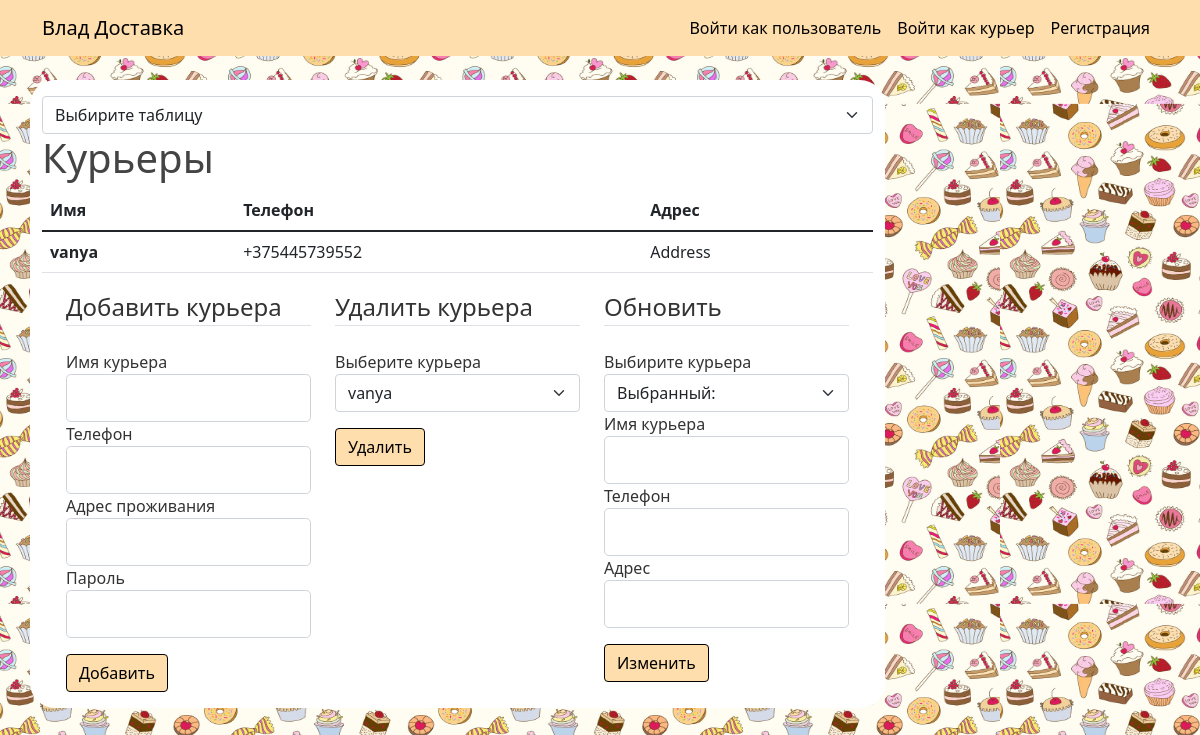
/admin_tables/couriers/, run on an earlier commit of the app's database.
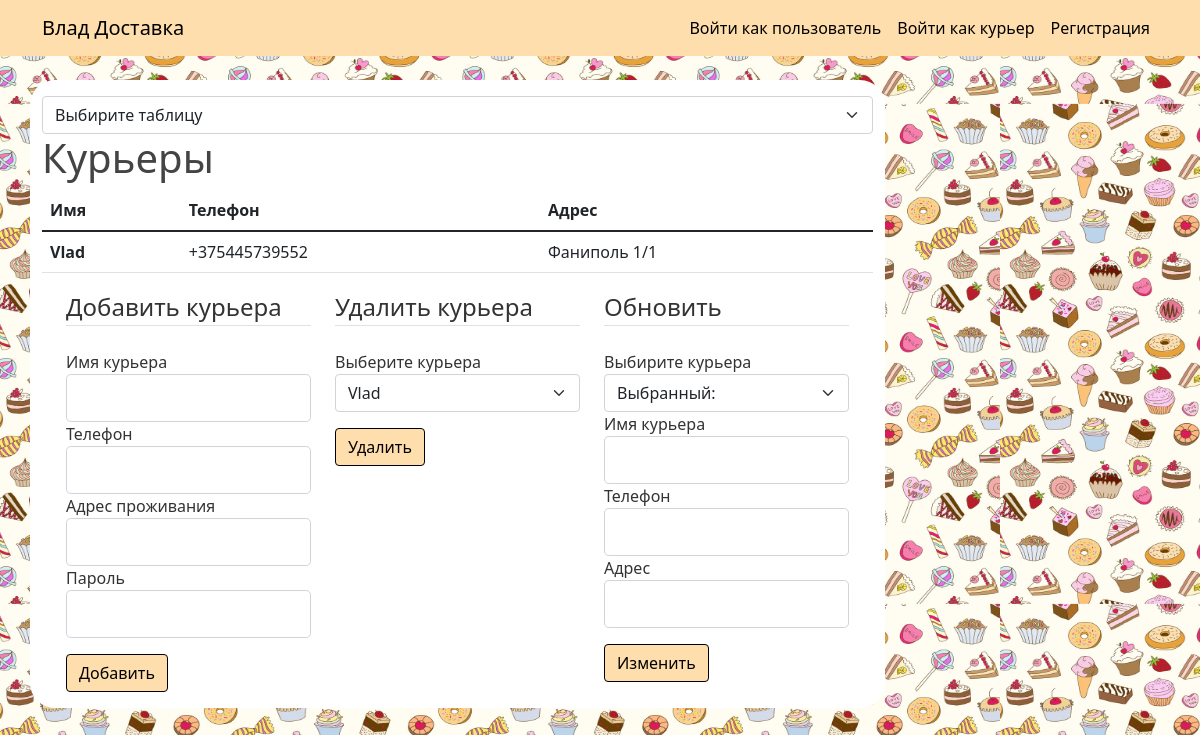
And on a later commit of the database.
### bd_project/models.py (models this page shows, shortened)
class BaseModel(Model):
    id = PrimaryKeyField(unique=True)
    class Meta:
        database = db
        order_by = 'id'

class Courier(BaseModel):
    name = CharField(max_length=20, unique=True, null=False)
    phone = CharField(max_length=15, unique=True, null=False)
    address = CharField(max_length=20, null=False)
    password = CharField(null=False)
    class Meta:
        db_table = 'Couriers'

### bd_project/admin_couriers_table/routes.py (the view)
@admin_couriers_table.route('/admin_tables/couriers/', methods=['GET'])
def couriers_table():
    add_form, delete_form, update_form, couriers = init_forms_and_couriers()
    delete_form.select_del.choices = [(g.id, g.name) for g in couriers]
    return render_template('admin_pages/table_couriers.html', couriers=couriers, add_form=add_form,
                           delete_form=delete_form, update_form=update_form)

### bd_project/admin_couriers_table/forms.py (shortened to what this page needs)
class AddCourierForm(FlaskForm):
    name_add = StringField('Имя курьера',
                           validators=[DataRequired(), Length(min=2, max=20)])
    phone_add = StringField('Телефон',
                            validators=[DataRequired()])
    address_add = StringField('Адрес проживания',
                              validators=[DataRequired()])
    password_add = StringField('Пароль', validators=[DataRequired()])
    submit_add = SubmitField('Добавить')

class DeleteCourierForm(FlaskForm):
    select_del = SelectField('Выберите курьера', coerce=int)
    del_submit = SubmitField('Удалить')

### bd_project/admin_couriers_table/utils.py (called while the page is built)
def init_forms_and_couriers():
    add_form = AddCourierForm()
    delete_form = DeleteCourierForm()
    update_form = UpdateCourierForm()
    couriers = Courier.select()
    return add_form, delete_form, update_form, couriers

### bd_project/templates/admin_pages/table_couriers.html (shortened to what this page needs)
{% extends "admin_pages/admin.html" %}
{% block table %}
<body>
<h1>Курьеры</h1>
<table class="table table">
    <thead>
    <tr>
        <th scope="col">Имя</th>
        <th scope="col">Телефон</th>
        <th scope="col">Адрес</th>
    </tr>
    </thead>
    <tbody>
    {% for courier in couriers %}
    <tr>
        <th scope="row">{{ courier.name }}</th>
        <td>{{ courier.phone }}</td>
        <td>{{ courier.address }}</td>
    </tr>
    {% endfor %}
    </tbody>
</table>
<div class="container">
    <div class="row">
        <div class="col">
            <form method="post" action="{{ url_for('admin_couriers_table.courier_creation') }}">
                <fieldset class="form-group">
                    <legend class="border-bottom mb-4">Добавить курьера</legend>
                    <div class="form-group">
                        {{ add_form.name_add.label(class="form-control-label") }}
                        {% if add_form.name_add.errors %}
                        {{ add_form.name_add(class="form-control form-control-lg is-invalid") }}
                        <div class="invalid-feedback">
                            {% for error in add_form.name_add.errors %}
                            <span>{{ error }}</span>
                            {% endfor %}
                        </div>
                        {% else %}
                        {{ add_form.name_add(class="form-control form-control-lg") }}
                        {% endif %}
                    </div>
                    <div class="form-group">
                        {{ add_form.phone_add.label(class="form-control-label") }}
                        {% if add_form.phone_add.errors %}
                        {{ add_form.phone_add(class="form-control form-control-lg is-invalid") }}
                        <div class="invalid-feedback">
                            {% for error in add_form.phone_add.errors %}
                            <span>{{ error }}</span>
                            {% endfor %}
                        </div>
                        {% else %}
                        {{ add_form.phone_add(class="form-control form-control-lg") }}
                        {% endif %}
                    </div>
                    <div class="form-group">
                        {{ add_form.address_add.label(class="form-control-label") }}
                        {% if add_form.address_add.errors %}
                        {{ add_form.address_add(class="form-control form-control-lg is-invalid") }}
                        <div class="invalid-feedback">
                            {% for error in add_form.address_add.errors %}
                            <span>{{ error }}</span>
                            {% endfor %}
                        </div>
                        {% else %}
                        {{ add_form.address_add(class="form-control form-control-lg") }}
                        {% endif %}
                    </div>
                     <div class="form-group">
                        {{ add_form.password_add.label(class="form-control-label") }}
                        {% if add_form.password_add.errors %}
                        {{ add_form.password_add(class="form-control form-control-lg is-invalid") }}
                        <div class="invalid-feedback">
                            {% for error in add_form.password_add.errors %}
                            <span>{{ error }}</span>
                            {% endfor %}
                        </div>
                        {% else %}
                        {{ add_form.password_add(class="form-control form-control-lg") }}
                        {% endif %}
                    </div>
                    <div class="form-group pt-3">
                        {{ add_form.submit_add(class="btn btn-outline-info") }}
                    </div>
                </fieldset>
            </form>
        </div>
        <div class="col">
            <form method="post" action="{{ url_for('admin_couriers_table.courier_removing') }}">
                <fieldset class="form-group">
                    <legend class="border-bottom mb-4">Удалить курьера</legend>
                    <div class="form-group">
                        {{ delete_form.select_del.label(class="form-control-label") }}
                        {{ delete_form.select_del(class="form-select") }}
                    </div>
                    <div class="form-group pt-3">
                        {{ delete_form.del_submit(class="btn btn-outline-info") }}
                    </div>
                </fieldset>
            </form>
        </div>
         <div class="col">
            <form method="post" action="">
                <fieldset class="form-group">
                    <legend class="border-bottom mb-4">Обновить</legend>
                    <label class="form-control-label">Выбирите курьера</label>
                    <select class="form-select " onchange="location = this.value;" name="forma">
                        <option selected>Выбранный: {{ select_courier }}</option>
                    </select>
                    <div class="form-group">
                        {{ update_form.name_update.label(class="form-control-label") }}
                        {% if update_form.name_update.errors %}
                        {{ update_form.name_update(class="form-control form-control-lg is-invalid") }}
                        <div class="invalid-feedback">
                            {% for error in update_form.name_update.errors %}
                            <span>{{ error }}</span>
                            {% endfor %}
                        </div>
                        {% else %}
                        {{ update_form.name_update(class="form-control form-control-lg") }}
                        {% endif %}
                    </div>
                    <div class="form-group">
                        {{ update_form.phone_update.label(class="form-control-label") }}
                        {% if update_form.phone_update.errors %}
                        {{ update_form.phone_update(class="form-control form-control-lg is-invalid") }}
                        <div class="invalid-feedback">
                            {% for error in update_form.phone_update.errors %}
                            <span>{{ error }}</span>
                            {% endfor %}
                        </div>
                        {% else %}
                        {{ update_form.phone_update(class="form-control form-control-lg") }}
                        {% endif %}
                    </div>
                    <div class="form-group">
                        {{ update_form.address_update.label(class="form-control-label") }}
                        {% if update_form.address_update.errors %}
                        {{ update_form.address_update(class="form-control form-control-lg is-invalid") }}
                        <div class="invalid-feedback">
                            {% for error in update_form.address_update.errors %}
                            <span>{{ error }}</span>
                            {% endfor %}
                        </div>
                        {% else %}
                        {{ update_form.address_update(class="form-control form-control-lg") }}
                        {% endif %}
                    </div>
                    <div class="form-group pt-3">
                        {{ update_form.submit_update(class="btn btn-outline-info") }}
                    </div>
                </fieldset>
            </form>
        </div>
    </div>
</div>
</body>
{% endblock table %}

### bd_project/templates/admin_pages/admin.html (shortened to what this page needs)
{% extends "layout.html" %}
{% block content %}
<body>
    <select onchange="location = this.value;" class="form-select" size="1" aria-label="select example">
        <option selected>Выбирите таблицу</option>
    </select>
    {% block table %}
    {% endblock table %}
</body>
{% endblock content %}

### bd_project/templates/layout.html (shortened to what this page needs)
<!DOCTYPE html>
<html lang="en">
<head>
    <link href="https://cdn.jsdelivr.net/npm/bootstrap@5.1.3/dist/css/bootstrap.min.css" rel="stylesheet"
>
    <link rel="stylesheet" type="text/css" href="{{ url_for('static',filename='main.css') }}">
</head>
<div class="main-bg-image">
    <body class="">
    <header class="site-header">
        <nav class="navbar navbar-expand-md navbar-dark bg-steel fixed-top">
            <div class="container">
                <a class="navbar-brand mr-4" style="color:black;" href="{{ url_for('main.home') }}">Влад Доставка</a>
                <div class="collapse navbar-collapse" id="navbarToggle">
                    {% if current_user.is_authenticated and current_user.username == 'admin' or current_user.username ==
                    'Админ' %}
                    <div class="navbar-nav ms-auto">
                        <a class="nav-item nav-link" href="{{ url_for('main.admin_page') }}">Страница Админа</a>
                        <a class="nav-item nav-link" href="{{ url_for('users.logout') }}">Выйти</a>
                    </div>
                    {% elif current_user.is_authenticated %}
                    <div class="navbar-nav ms-auto">
                        <a class="nav-item nav-link" href="{{ url_for('users.current_orders') }}">Мои заказы</a>
                        <a class="nav-item nav-link" href="{{ url_for('users.account') }}">Аккаунт</a>
                        <a class="nav-item nav-link" href="{{ url_for('users.logout') }}">Выйти</a>
                    </div>
                    {% else %}
                    <div class="navbar-nav ms-auto">
                        <a class="nav-item nav-link" href="{{ url_for('users.login') }}">Войти как пользователь</a>
                        <a class="nav-item nav-link" href="{{ url_for('couriers.login') }}">Войти как курьер</a>
                        <a class="nav-item nav-link" href="{{ url_for('users.register') }}">Регистрация</a>
                    </div>
                    {% endif %}
                </div>
            </div>
        </nav>
    </header>
    <main role="main" class="container">
        <div class="row">
            <div class="col-9 white-back pt-3 pb-3">
                {% block content %}
                {% endblock %}
            </div>
            {% if current_user.is_authenticated and current_user.email != 'admin@blog.com' %}
            {% if order_products %}
            <div class="col-3 mt-4">
                <div class="content-section">
                    <h3>Корзина:</h3>
                    {% for products in order_products %}
                    {% for pr_id,product in products.items() %}
                    <div class="card mt-1" style="width: 100%; height:150px;">
                        <div class="card-body">
                            <div class="row card-title">
                                <div class="col-6">
                                    <h5>{{ product.get("product") }}</h5>
                                </div>
                                <div class="col-6">
                                    <h5>В корзине: {{ product.get('amount') }}</h5>
                                </div>
                            </div>
                            <div class="row">
                                <div class="col-6">
                                    <h6 class="card-subtitle text-muted">{{ product.get("price") *
                                        product.get('amount') }} BYN</h6>
                                </div>
                                <div class="col-3">
                                    <a class="card-subtitle btn-outline-dark btn"
                                       href="{{ url_for('users.remove_from_cart',product_id=pr_id) }}">-</a>
                                </div>
                                <div class="col-3">
                                    <a class="card-subtitle btn-outline-dark btn"
                                       href="{{ url_for('users.add_to_cart',product_id=pr_id) }}">+</a>
                                </div>
                            </div>
                        </div>
                    </div>
                    {% endfor %}
                    {% endfor %}
                    <div class="mt-2">
                        Сумма заказа: {{ order_price }} BYN
                    </div>
                </div>
                <div class="row">
                    <div class="col-7">
                        <a href="{{ url_for('users.add_order') }}" class="all-buttons-color btn cart-btn">Оформить
                            заказ</a>
                    </div>
                    <div class="col-5">
                        <a href="{{ url_for('users.clear_cart') }}" class="all-buttons-color btn cart-btn">Очистить
                            карзину</a>
                    </div>
                </div>
            </div>
            {% else %}
            <div class="col-3 mt-4">
                <div class="content-section">
                    <h3>Корзина:</h3>
                    <p>Ничего тут нету! Купи что нибудь!</p>
                </div>
            </div>
            {% endif %}
            {% else %}
            <div class="col-3 mt-4">
            </div>
            {% endif %}
        </div>
    </main>
    </body>
</div>
</html>

### bd_project/static/main.css (style rules this page uses)
body { background: #fafafa; color: #333333; margin-top: 5rem; }
h1, h2, h3, h4, h5, h6 { color: #444444; }
.bg-steel { background-color: #FFDEAD; }
.site-header .navbar-nav .nav-link { color: black; }
a { text-decoration: none; }
.btn-outline-info { background: #FFDEAD; color: black; border: 1px solid black; }
body { background-image: url("../static/background.png"); background-position: left, right; background-repeat: repeat; background-size: 1000px 500px; }
.white-back { background-color:white; border-radius: 25px; }

What changed in the data, as far as the page shows it:
changed Courier: name "vanya" → "Vlad"; address "Address" → "Фаниполь 1/1"
Also different on the page:
form field select_del: "vanya" → "Vlad"
